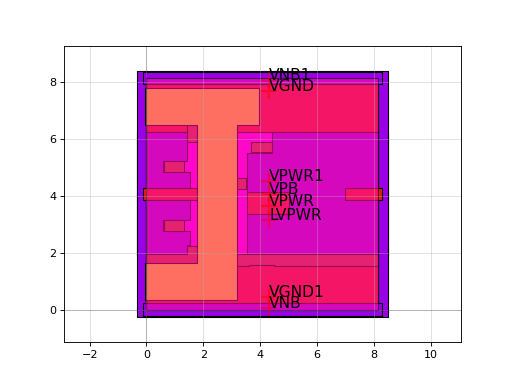

The Python source for this figure:
import sky130

c = sky130.components.sky130_fd_sc_hvl__lsbufhv2lv_1()
c.plot()
